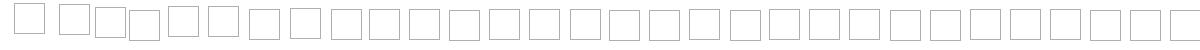
Frame 1 (no input)
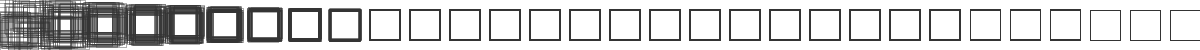
Frame 60 (the mouse pressed at the canvas centre just before this capture)
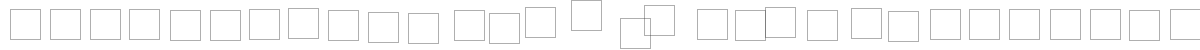
Frame 120 (the mouse held since frame 60 and released just before this capture)

The Processing sketch that drew these frames (run headless with seeded random() and noise(); from frame 60 on, the mouse is pressed at the canvas centre):

// Processing sketch: processing_72577
// ── processing_72577.pde


int screenW = 1200;

int size = 30;
float distance = 0.0;
float randomness = 0.0;

void setup() {
  size(1200, 50);
  background(255);
  noFill(); 
}

void draw() {
  
  if(mousePressed) background(255); // clear image
  
  stroke (50, 100);
  
  int i = 0;
  int x = 0;
  int y = 0;
 
  while(x < screenW)
  {
        x = 10 + i * 40;
        y = 10;
        
        // __________find this square's distance from mouse
        //...feel free to ignore this...
        distance = abs(mouseX - x); // how far from mouse?
        distance = distance / screenW; // put in range 0. to 1.
        distance = 1.0 - distance; // flip range, so it's higher number for closer
        // a weird math trick to effect closer areas more than far
        distance =  distance * distance * distance * distance * distance  * distance * distance * distance;
        
        // ___________add in some randomness
        randomness = random(30.) - 15.0;
        x += distance * randomness;
        randomness = random(30.) - 15.0;
        y += distance * randomness;
        
        rect(x, y, size, size);
        i++; // increment counter
  }
  
}
